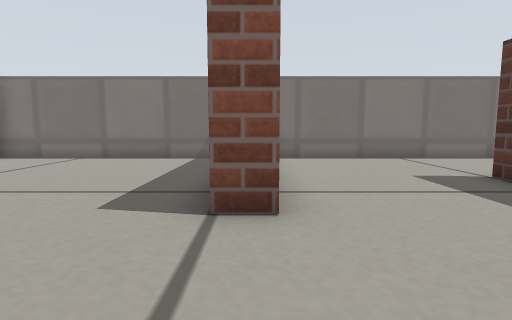
view 1 (above)

15 first-person views from a walk through a Gazebo world. The camera is 0.19 m above the floor, tilts 6° down and sees 80° across. The floor is counted in squares, 0.2 m on a side. Each view is taken from the middle of a square. On the plan, view 1 faces up. The plan holds only what a view shows up to about 12 squares ahead; the rest is blank. Simple patterns stand in for the simulator's built-in surfaces. Surface patterns are stand-ins for the level's own textures.

view 2
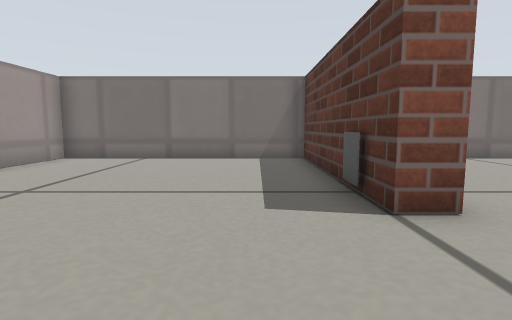

view 3
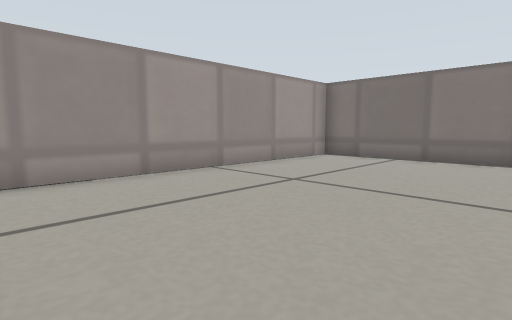

view 4
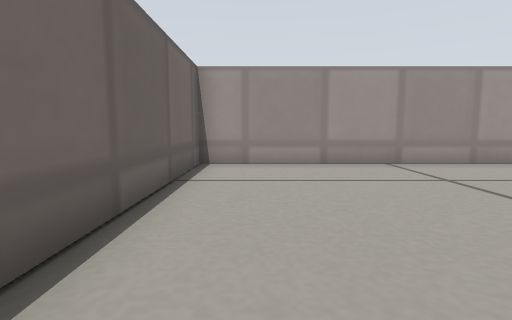

view 5
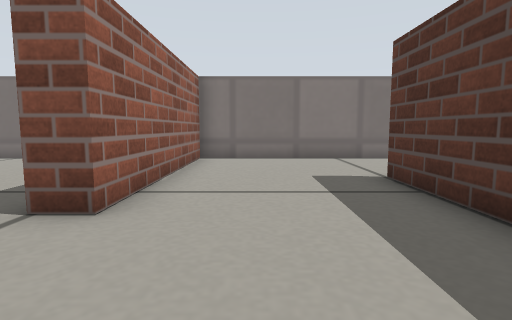

view 6
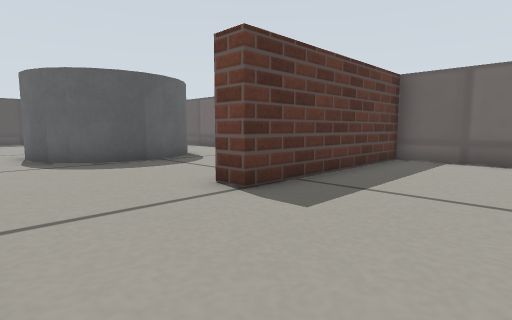

view 7
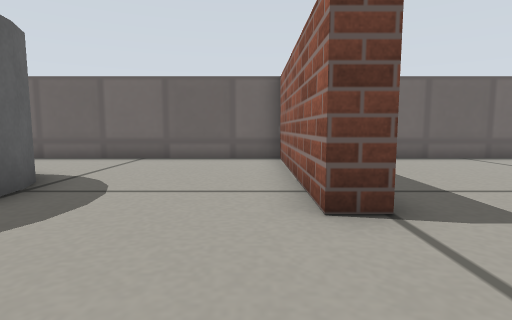

view 8
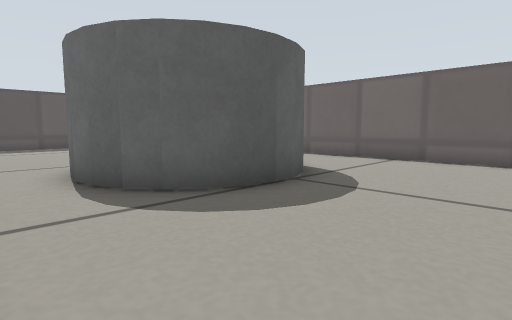

view 9
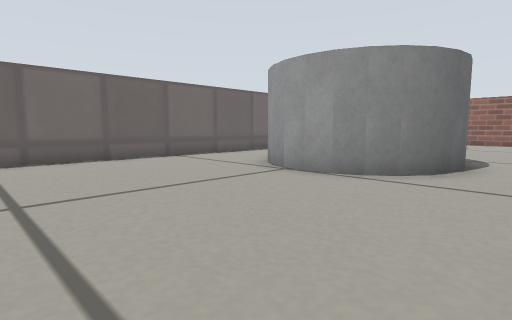

view 10
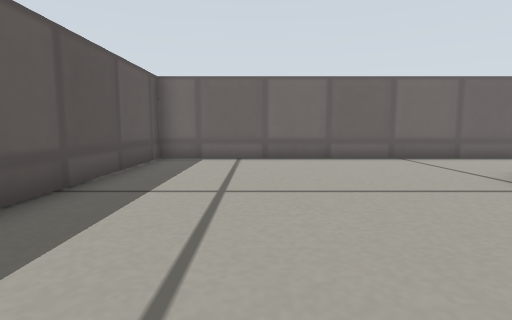

view 11
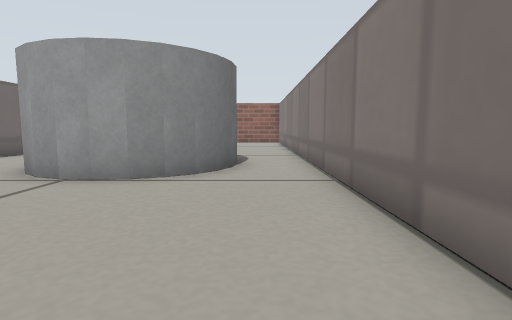

view 12
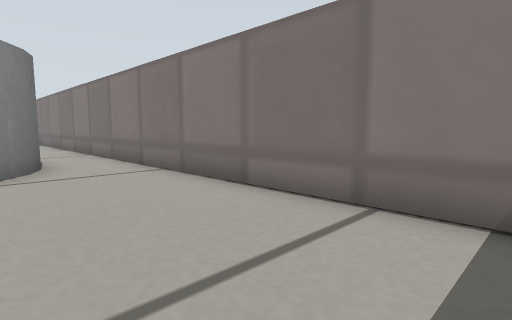

view 13
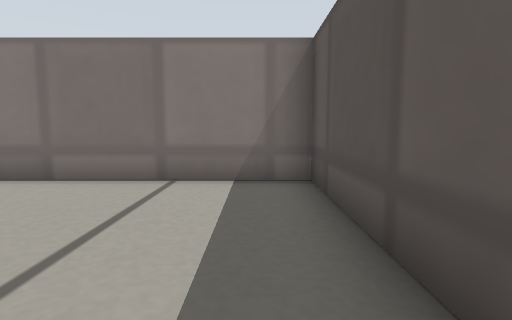

view 14
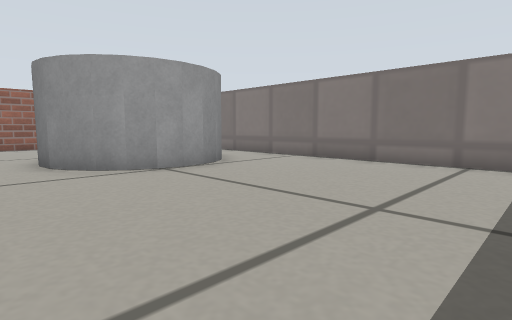

view 15
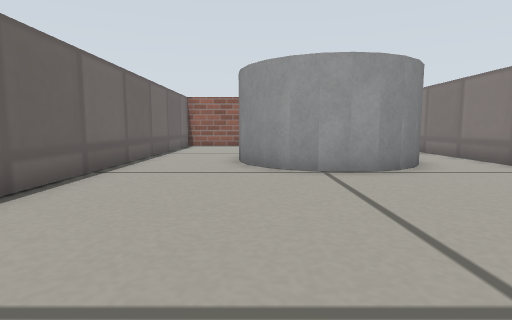

### Floor plan
Key: @ floor where view 1 was taken; # wall or solid block; . floor; M marker; C grey cylinder.
Columns run from 8 left of view 1 to 22 right of it. Each row starts with its distance up from view 1.
 10 ###############################
  9 #.......#.....................#
  8 #.......#.....................#
  7 #.......#..........CCC........#
  6 #.......#.........C   C.......#
  5 #.......#....#....C   C.......#
  4 #......M#....#....C   C.......#
  3 #............#.....CCC........#
  2 #............#................#
  1 #............#................#
  0 #.......@....#................#
 -1 ###############################

Where each view was taken, in squares from view 1:
view 1: 0 up, 0 right, facing up
view 2: 0 up, 2 left, facing up
view 3: 0 up, 2 left, facing up-left
view 4: 1 up, 0 right, facing left
view 5: 0 up, 2 right, facing up
view 6: 9 up, 1 right, facing down-right
view 7: 9 up, 6 right, facing down
view 8: 9 up, 6 right, facing down-right
view 9: 9 up, 20 right, facing down-left
view 10: 9 up, 19 right, facing down
view 11: 8 up, 20 right, facing left
view 12: 6 up, 21 right, facing up-left
view 13: 4 up, 21 right, facing up
view 14: 1 up, 21 right, facing up-left
view 15: 3 up, 21 right, facing left
